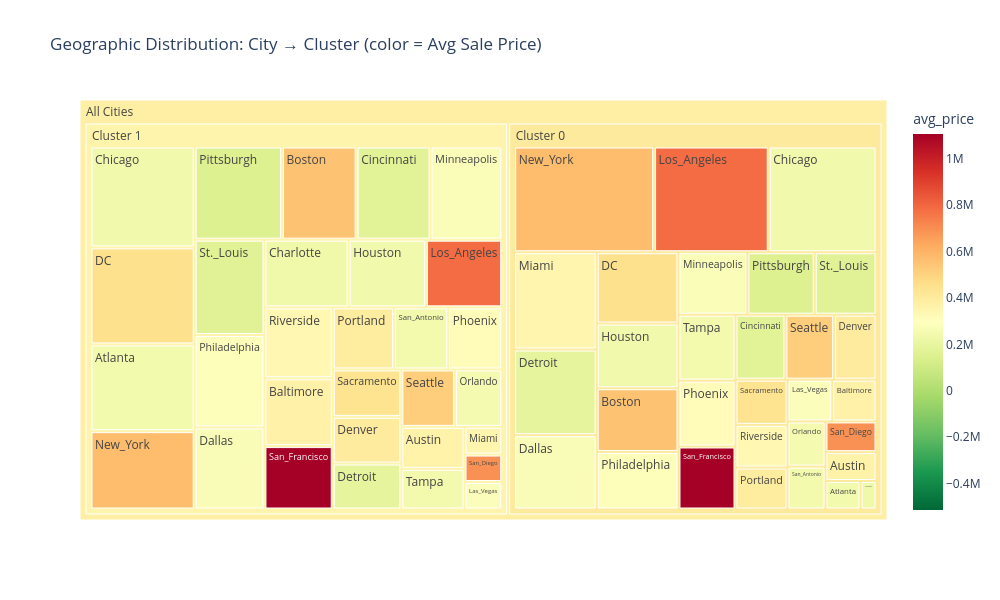

Notebook code for this chart:
### Code cell
# Geographic treemap
cluster_city_summary = (
    df_clustered
    .groupBy("city", "cluster")
    .agg(F.count("*").alias("n_images"), F.avg("avg_sale_price").alias("avg_price"))
    .toPandas()
)
cluster_city_summary["cluster_label"] = "Cluster " + cluster_city_summary["cluster"].astype(str)

fig = px.treemap(
    cluster_city_summary,
    path=[px.Constant("All Cities"), "cluster_label", "city"],
    values="n_images", color="avg_price",
    color_continuous_scale="RdYlGn_r",
    title="Geographic Distribution: City → Cluster (color = Avg Sale Price)",
    color_continuous_midpoint=cluster_city_summary["avg_price"].median()
)
fig.update_layout(width=1000, height=600)
fig.write_html("geo_treemap.html")
fig.show()
print(" Treemap saved")

### Figure 1 — Plotly figure (JSON) as saved in the notebook; plotly's stock layout.template omitted (floating-point values rounded to 4 significant figures)
{"data": [{"branchvalues": "total", "customdata": [[453900.0], [151500.0], [365000.0], [267500.0], [395700.0], [171500.0], [441900.0], [691300.0], [281200.0], [402800.0], [395700.0], [167200.0], [243100.0], [281200.0], [402800.0], [238000.0], [365000.0], [350300.0], [238400.0], [241500.0], [1106000.0], [515900.0], [552700.0], [783600.0], [190800.0], [275800.0], [453900.0], [310600.0], [371300.0], [441900.0], [231100.0], [267500.0], [190800.0], [281900.0], [171500.0], [371300.0], [572700.0], [691300.0], [337100.0], [552700.0], [238000.0], [243900.0], [1106000.0], [337100.0], [243100.0], [783600.0], [281900.0], [243900.0], [238400.0], [572700.0], [249400.0], [151500.0], [310600.0], [275800.0], [515900.0], [231100.0], [241500.0], [167200.0], [249400.0], [350300.0], [355900.0], [403600.0], [378300.0]], "domain": {"x": [0, 1], "y": [0, 1]}, "hovertemplate": "labels=%{label}<br>n_images=%{value}<br>parent=%{parent}<br>id=%{id}<br>avg_price=%{color}<extra></extra>", "ids": ["All Cities/Cluster 1/DC", "All Cities/Cluster 0/Pittsburgh", "All Cities/Cluster 1/Austin", "All Cities/Cluster 0/Dallas", "All Cities/Cluster 1/Portland", "All Cities/Cluster 0/Cincinnati", "All Cities/Cluster 1/Sacramento", "All Cities/Cluster 1/San_Diego", "All Cities/Cluster 1/Las_Vegas", "All Cities/Cluster 1/Denver", "All Cities/Cluster 0/Portland", "All Cities/Cluster 1/St._Louis", "All Cities/Cluster 1/San_Antonio", "All Cities/Cluster 0/Las_Vegas", "All Cities/Cluster 0/Denver", "All Cities/Cluster 0/Houston", "All Cities/Cluster 0/Austin", "All Cities/Cluster 0/Miami", "All Cities/Cluster 1/Chicago", "All Cities/Cluster 1/Atlanta", "All Cities/Cluster 1/San_Francisco", "All Cities/Cluster 1/Seattle", "All Cities/Cluster 0/Boston", "All Cities/Cluster 1/Los_Angeles", "All Cities/Cluster 0/Detroit", "All Cities/Cluster 1/Minneapolis", "All Cities/Cluster 0/DC", "All Cities/Cluster 1/Phoenix", "All Cities/Cluster 0/Baltimore", "All Cities/Cluster 0/Sacramento", "All Cities/Cluster 0/Charlotte", "All Cities/Cluster 1/Dallas", "All Cities/Cluster 1/Detroit", "All Cities/Cluster 0/Philadelphia", "All Cities/Cluster 1/Cincinnati", "All Cities/Cluster 1/Baltimore", "All Cities/Cluster 1/New_York", "All Cities/Cluster 0/San_Diego", "All Cities/Cluster 1/Riverside", "All Cities/Cluster 1/Boston", "All Cities/Cluster 1/Houston", "All Cities/Cluster 1/Tampa", "All Cities/Cluster 0/San_Francisco", "All Cities/Cluster 0/Riverside", "All Cities/Cluster 0/San_Antonio", "All Cities/Cluster 0/Los_Angeles", "All Cities/Cluster 1/Philadelphia", "All Cities/Cluster 0/Tampa", "All Cities/Cluster 0/Chicago", "All Cities/Cluster 0/New_York", "All Cities/Cluster 1/Orlando", "All Cities/Cluster 1/Pittsburgh", "All Cities/Cluster 0/Phoenix", "All Cities/Cluster 0/Minneapolis", "All Cities/Cluster 0/Seattle", "All Cities/Cluster 1/Charlotte", "All Cities/Cluster 0/Atlanta", "All Cities/Cluster 0/St._Louis", "All Cities/Cluster 0/Orlando", "All Cities/Cluster 1/Miami", "All Cities/Cluster 1", "All Cities/Cluster 0", "All Cities"], "labels": ["DC", "Pittsburgh", "Austin", "Dallas", "Portland", "Cincinnati", "Sacramento", "San_Diego", "Las_Vegas", "Denver", "Portland", "St._Louis", "San_Antonio", "Las_Vegas", "Denver", "Houston", "Austin", "Miami", "Chicago", "Atlanta", "San_Francisco", "Seattle", "Boston", "Los_Angeles", "Detroit", "Minneapolis", "DC", "Phoenix", "Baltimore", "Sacramento", "Charlotte", "Dallas", "Detroit", "Philadelphia", "Cincinnati", "Baltimore", "New_York", "San_Diego", "Riverside", "Boston", "Houston", "Tampa", "San_Francisco", "Riverside", "San_Antonio", "Los_Angeles", "Philadelphia", "Tampa", "Chicago", "New_York", "Orlando", "Pittsburgh", "Phoenix", "Minneapolis", "Seattle", "Charlotte", "Atlanta", "St._Louis", "Orlando", "Miami", "Cluster 1", "Cluster 0", "All Cities"], "marker": {"coloraxis": "coloraxis", "colors": [453900.0, 151500.0, 365000.0, 267500.0, 395700.0, 171500.0, 441900.0, 691300.0, 281200.0, 402800.0, 395700.0, 167200.0, 243100.0, 281200.0, 402800.0, 238000.0, 365000.0, 350300.0, 238400.0, 241500.0, 1106000.0, 515900.0, 552700.0, 783600.0, 190800.0, 275800.0, 453900.0, 310600.0, 371300.0, 441900.0, 231100.0, 267500.0, 190800.0, 281900.0, 171500.0, 371300.0, 572700.0, 691300.0, 337100.0, 552700.0, 238000.0, 243900.0, 1106000.0, 337100.0, 243100.0, 783600.0, 281900.0, 243900.0, 238400.0, 572700.0, 249400.0, 151500.0, 310600.0, 275800.0, 515900.0, 231100.0, 241500.0, 167200.0, 249400.0, 350300.0, 355900.0, 403600.0, 378300.0]}, "name": "", "parents": ["All Cities/Cluster 1", "All Cities/Cluster 0", "All Cities/Cluster 1", "All Cities/Cluster 0", "All Cities/Cluster 1", "All Cities/Cluster 0", "All Cities/Cluster 1", "All Cities/Cluster 1", "All Cities/Cluster 1", "All Cities/Cluster 1", "All Cities/Cluster 0", "All Cities/Cluster 1", "All Cities/Cluster 1", "All Cities/Cluster 0", "All Cities/Cluster 0", "All Cities/Cluster 0", "All Cities/Cluster 0", "All Cities/Cluster 0", "All Cities/Cluster 1", "All Cities/Cluster 1", "All Cities/Cluster 1", "All Cities/Cluster 1", "All Cities/Cluster 0", "All Cities/Cluster 1", "All Cities/Cluster 0", "All Cities/Cluster 1", "All Cities/Cluster 0", "All Cities/Cluster 1", "All Cities/Cluster 0", "All Cities/Cluster 0", "All Cities/Cluster 0", "All Cities/Cluster 1", "All Cities/Cluster 1", "All Cities/Cluster 0", "All Cities/Cluster 1", "All Cities/Cluster 1", "All Cities/Cluster 1", "All Cities/Cluster 0", "All Cities/Cluster 1", "All Cities/Cluster 1", "All Cities/Cluster 1", "All Cities/Cluster 1", "All Cities/Cluster 0", "All Cities/Cluster 0", "All Cities/Cluster 0", "All Cities/Cluster 0", "All Cities/Cluster 1", "All Cities/Cluster 0", "All Cities/Cluster 0", "All Cities/Cluster 0", "All Cities/Cluster 1", "All Cities/Cluster 1", "All Cities/Cluster 0", "All Cities/Cluster 0", "All Cities/Cluster 0", "All Cities/Cluster 1", "All Cities/Cluster 0", "All Cities/Cluster 0", "All Cities/Cluster 0", "All Cities/Cluster 1", "All Cities", "All Cities", ""], "type": "treemap", "values": [1261.0, 526.0, 331.0, 768.0, 474.0, 406.0, 406.0, 129.0, 129.0, 399.0, 273.0, 829.0, 420.0, 234.0, 345.0, 662.0, 184.0, 1005.0, 1310.0, 1127.0, 540.0, 384.0, 652.0, 643.0, 885.0, 832.0, 730.0, 418.0, 231.0, 294.0, 57.0, 714.0, 393.0, 589.0, 859.0, 578.0, 1018.0, 196.0, 604.0, 868.0, 652.0, 320.0, 450.0, 278.0, 204.0, 1518.0, 804.0, 471.0, 1426.0, 1852.0, 338.0, 1014.0, 470.0, 539.0, 396.0, 711.0, 125.0, 483.0, 215.0, 130.0, 18640.0, 16460.0, 35100.0]}], "layout": {"coloraxis": {"cmid": 296300.0, "colorbar": {"title": {"text": "avg_price"}}, "colorscale": [[0, "rgb(0,104,55)"], [0.1, "rgb(26,152,80)"], [0.2, "rgb(102,189,99)"], [0.3, "rgb(166,217,106)"], [0.4, "rgb(217,239,139)"], [0.5, "rgb(255,255,191)"], [0.6, "rgb(254,224,139)"], [0.7, "rgb(253,174,97)"], [0.8, "rgb(244,109,67)"], [0.9, "rgb(215,48,39)"], [1, "rgb(165,0,38)"]]}, "height": 600, "legend": {"tracegroupgap": 0}, "title": {"text": "Geographic Distribution: City → Cluster (color = Avg Sale Price)"}, "width": 1000}}
